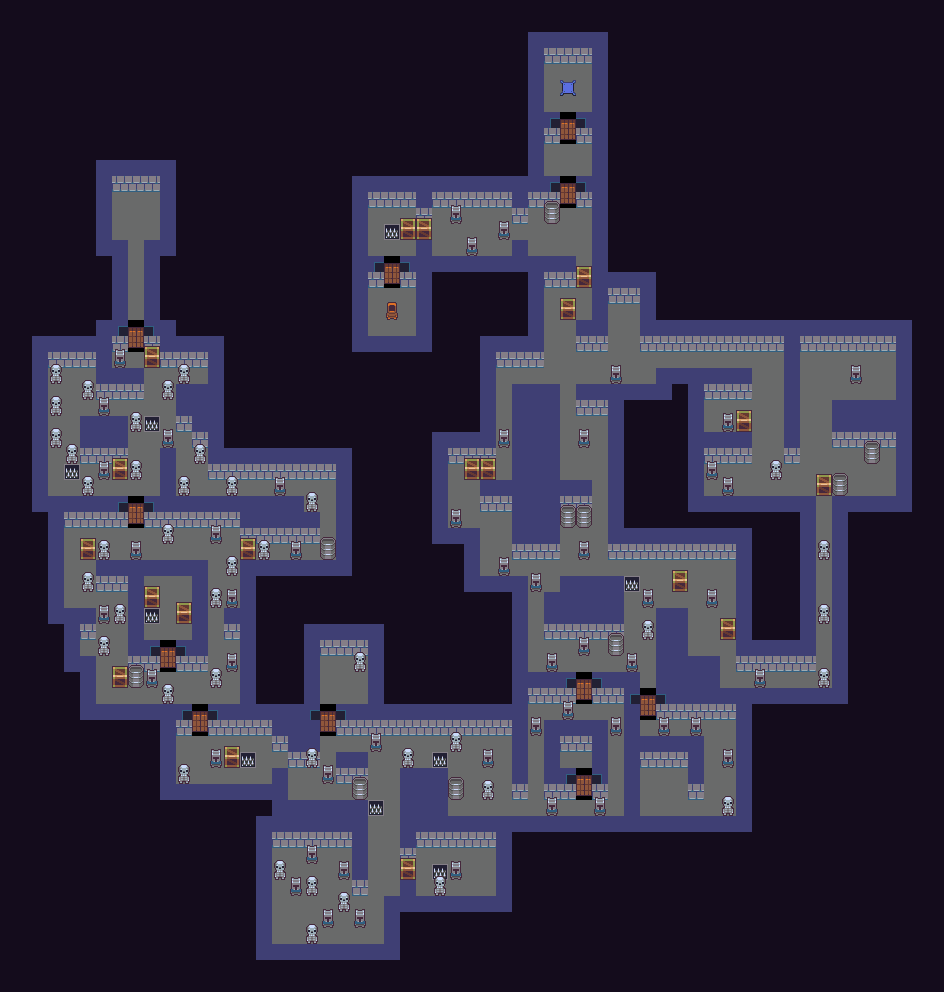

Below is a game level as drawn by its tile map, then a one-line description and the .tmx that defines it (tile-layer data replaced by summaries):
An orthogonal 59x62 tile map with 16x16 px tiles, 2 tile layers (Tile Layer 1, Tile Layer 2), 3 tilesets.

<map version="1.0" tiledversion="2018.01.01" orientation="orthogonal" renderorder="right-down" width="59" height="62" tilewidth="16" tileheight="16" infinite="0" nextobjectid="1">
 <tileset firstgid="1" source="tileset.tsx" />
 <tileset firstgid="1281" source="mobset.tsx" />
 <tileset firstgid="1921" source="castleset.tsx" />
 <layer name="Tile Layer 1" width="59" height="62">
  <data>[3658 cells, 3658 non-empty, 11 distinct tile ids]</data>
 </layer>
 <layer name="Tile Layer 2" width="59" height="62">
  <data>[3658 cells, 256 non-empty, 12 distinct tile ids]</data>
 </layer>
</map>